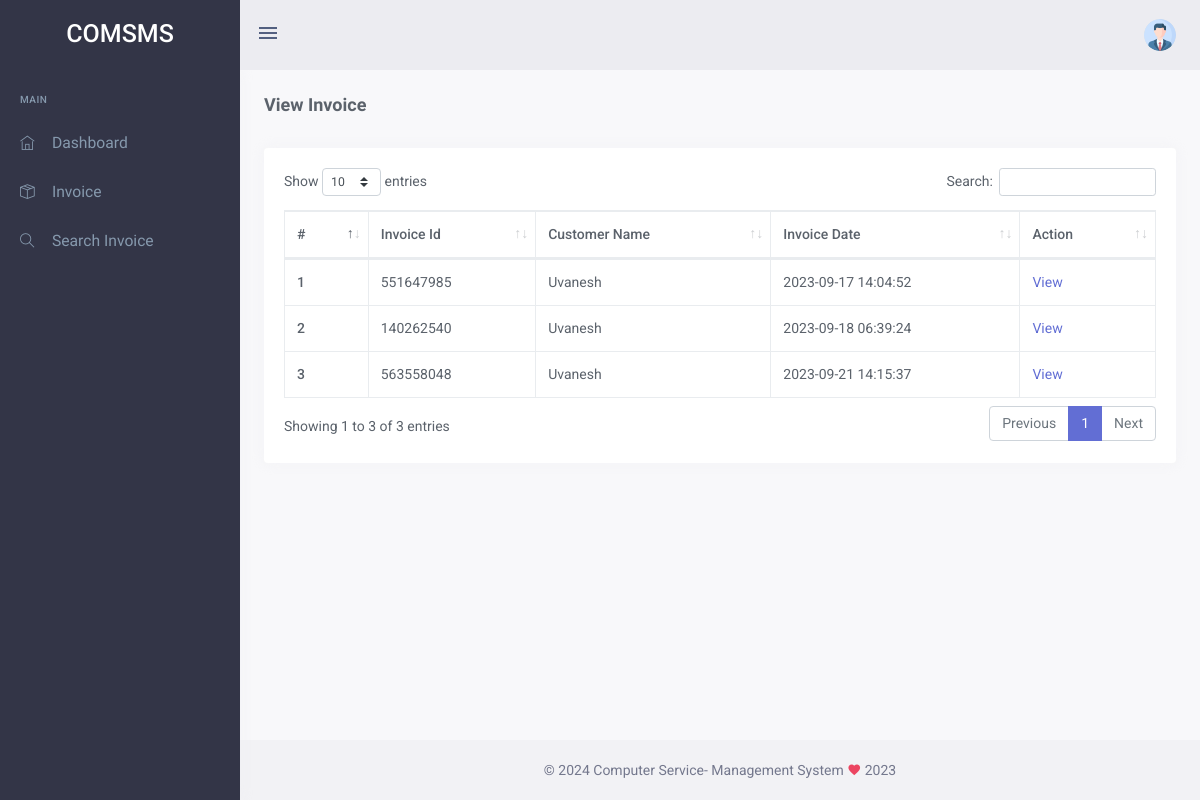
Screenshot of /comsms/user/invoice.php (signed in) with the database file from the repository.
### tables this page shows
CREATE TABLE `tbluser` (
  `ID` int(10) NOT NULL,
  `FullName` varchar(20) DEFAULT NULL,
  `MobileNumber` bigint(10) DEFAULT NULL,
  `Email` varchar(30) DEFAULT NULL,
  `Password` varchar(200) DEFAULT NULL,
  `RegDate` timestamp NULL DEFAULT current_timestamp()
);

### comsms/user/invoice.php (the view, shortened to what this page needs)
<?php
include('includes/dbconnection.php');
if (strlen($_SESSION['comsmsuid']==0)) {
  header('location:logout.php');
  } else{
?>
<!doctype html>
<html lang="en">
    <head>
       <?php include_once('includes/css.php'); ?>
    </head>
    <body data-sidebar="dark">
        <div id="layout-wrapper">
            <?php include_once('includes/header.php');?>
           <?php include_once('includes/sidebar.php');?>
            <div class="main-content">
                <div class="page-content">
                    <div class="container-fluid">
                        <div class="row align-items-center">
                            <div class="col-sm-6">
                                <div class="page-title-box">
                                    <h4 class="font-size-18">View Invoice</h4>
                                </div>
                            </div>
                        </div>
                        <div class="row">
                            <div class="col-12">
                                <div class="card">
                                    <div class="card-body">
                                        <table id="datatable" class="table table-bordered dt-responsive nowrap" style="border-collapse: collapse; border-spacing: 0; width: 100%;">
                                            <thead>
                                            <tr>
                                                <tr>
                                <th>#</th>
                                <th>Invoice Id</th>
                                <th>Customer Name</th>
                                <th>Invoice Date</th>
                                <th>Action</th>
                            </tr>
                                            </tr>
                                            </thead>
                                            <tbody>
                                                 <?php
                                                  $uid=$_SESSION['comsmsuid'];
$ret=mysqli_query($con,"select distinct tbluser.FullName,tblinvoice.BillingId,tblinvoice.InvoiceDate from  tbluser
    join tblinvoice on tbluser.ID=tblinvoice.Userid  where tbluser.ID='$uid'");
$cnt=1;
while ($row=mysqli_fetch_array($ret)) {
?>
                                             <tr>
                            <th scope="row"><?php echo $cnt;?></th>
                            <td><?php  echo $row['BillingId'];?></td>
                            <td><?php  echo $row['FullName'];?></td>
                            <td><?php  echo $row['InvoiceDate'];?></td>
                                <td><a href="view-invoice.php?invoiceid=<?php  echo $row['BillingId'];?>">View</a></td>
                          </tr>
                                        <?php
$cnt=$cnt+1;
}?>
                                            </tbody>
                                        </table>
                                    </div>
                                </div>
                            </div>
                        </div>
                    </div>
                </div>
<?php include_once('includes/footer.php');?>
            </div>
        </div>
    </body>
</html>
<?php  } ?>

### rows the page displays
tbluser: BillingId "551647985", FullName "Uvanesh", InvoiceDate "2023-09-17 14:04:52", BillingId "140262540", InvoiceDate "2023-09-18 06:39:24", BillingId "563558048", InvoiceDate "2023-09-21 14:15:37"
